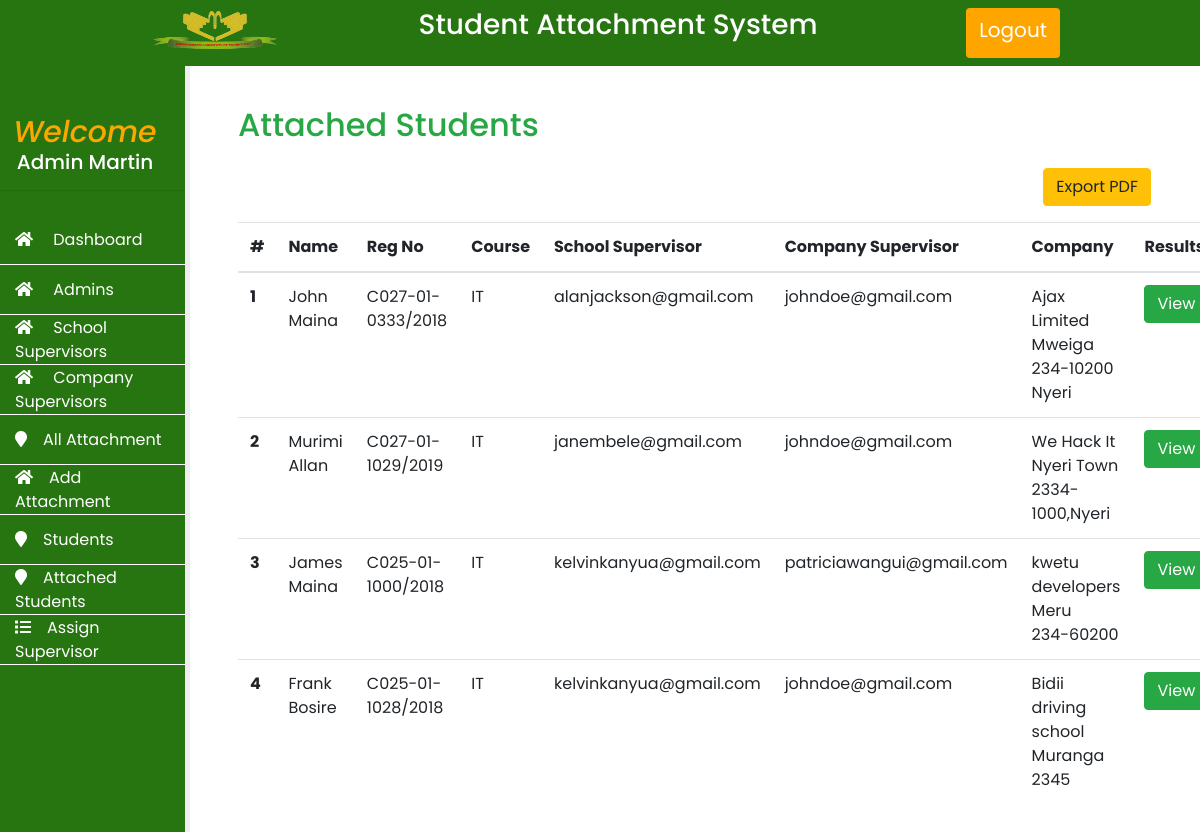
The app's page /users/admin/attachedstudents.php (signed in), older data.
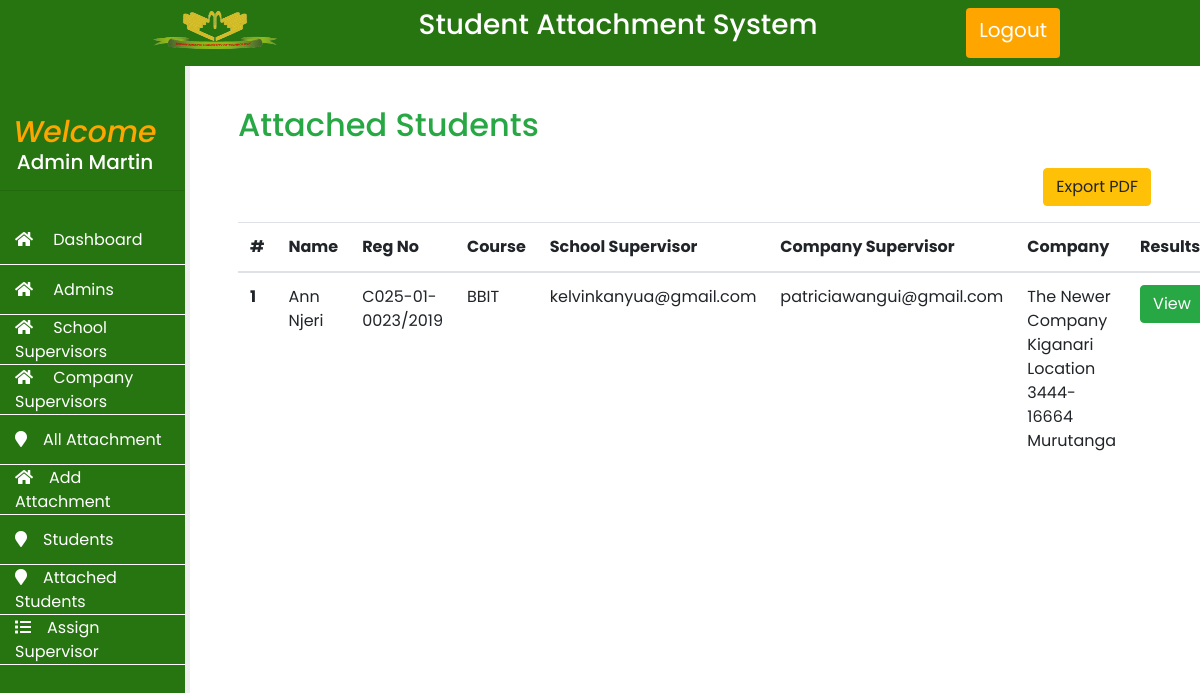
The same page, newer data.
### tables this page shows
CREATE TABLE `tbl_registered_attachments` (
  `id` int(11) NOT NULL,
  `studentid` varchar(200) NOT NULL,
  `companyname` varchar(200) NOT NULL,
  `companylocation` varchar(200) NOT NULL,
  `companyaddress` varchar(200) NOT NULL,
  `companycontact` varchar(200) NOT NULL,
  `role` varchar(200) NOT NULL,
  `duration` varchar(200) NOT NULL,
  `startdate` date NOT NULL
);

CREATE TABLE `students` (
  `id` int(11) NOT NULL,
  `uniqueid` varchar(255) NOT NULL,
  `fname` varchar(255) NOT NULL,
  `lname` varchar(255) NOT NULL,
  `regno` varchar(255) NOT NULL,
  `password` varchar(255) NOT NULL,
  `supervisor` varchar(200) NOT NULL DEFAULT '',
  `csupervisor` varchar(200) NOT NULL DEFAULT '',
  `course` varchar(200) NOT NULL,
  `year` int(11) NOT NULL
);

### users/admin/functions_all.php (the view, shortened to what this page needs)
        <?php
function getAttachedStudents()
{
    include "includes/config.php";
    $result = mysqli_query($conn, "SELECT students.*, tbl_registered_attachments.* FROM students INNER JOIN `tbl_registered_attachments` ON students.uniqueid = tbl_registered_attachments.studentid");
    if (mysqli_num_rows($result) > 0) {
        $count = 0;
        while ($row = mysqli_fetch_assoc($result)) {
            $count++;
        ?>
            <tr>
                <th><?php echo $count ?></th>
                <td><?php echo $row['fname'] ." ". $row['lname'] ?></td>
                <td><?php echo $row['regno'] ?></td>
                <td><?php echo $row['course'] ?></td>
                <td><?php echo $row['supervisor'] ?></td>
                <td><?php echo $row['csupervisor'] ?></td>
                <td><?php echo $row['companyname']."<br>". $row['companylocation']."<br>". $row['companyaddress']?></td>
                <td><a href="attachedstudents.php?studentid=<?php echo $row['uniqueid'] ?>" class="btn btn-success">View</a></td>
            </tr>
        <?php
        }
    } else {
        echo "<tr><td>No student</td></tr>";
    }
}
        ?>

### users/admin/includes/header.php (shortened to what this page needs)
<!DOCTYPE html>
<html>
<head>
  <link rel="stylesheet" href="https://cdnjs.cloudflare.com/ajax/libs/font-awesome/5.15.2/css/all.min.css" />
  <link rel="stylesheet" type="text/css" media="screen" href="css/bootstrap.min.css" />
  <link rel="stylesheet" type="text/css" media="screen" href="css/login.css" />
  <link rel="stylesheet" type="text/css" media="screen" href="css/index.css" />
</head>
<body>
  <div class="main-wrapper">
    <header class="py-2">
      <div class="logo">
        <img src="images/logo.png" class="img-responsive" alt="logo" style="float:left;width:150px; height:50px;position:relative;left:20px">
      </div>
      <h3 class="text-white">Student Attachment System</h3>
      <div class="nav">
        <a href="logout.php" class="btn" style="background-color: orange;" tyle="background-color: orange;">Logout</a>
      </div>
    </header>

### users/admin/attachedstudents.php (shortened to what this page needs)
<?php
include "functions_all.php";
include "includes/header.php";
?>
<section class="content row">
    <?php include "includes/sidebar.php"; ?>
    <div class="col col-sm-12 col-md-8 col-lg-10 main-content py-4 px-5">
        <div class="row mt-3">
            <?php if(!isset($_GET["studentid"])): ?>
            <div class="col">
                <h2 class="text-success">Attached Students</h2>
                <div class="d-flex justify-content-end">
                    <a href="pdfs/attachedstudents.php" target="_blank" class="m-3 btn btn-warning"><i class="fa fa-pdf" aria-hidden="true"></i>Export PDF</a>
                </div>
                <table class="table">
                    <thead>
                        <tr>
                            <th scope="col">#</th>
                            <th scope="col">Name</th>
                            <th scope="col">Reg No</th>
                            <th scope="col">Course</th>
                            <th scope="col">School Supervisor</th>
                            <th scope="col">Company Supervisor</th>
                            <th scope="col">Company</th>
                            <th scope="col">Results</th>
                        </tr>
                    </thead>
                    <tbody>
                        <?php
                            getAttachedStudents();
                        ?>
                    </tbody>
                </table>
            </div>
            <?php endif ?>
        </div>
    </div>
</section>
</body>
</html>

### users/admin/includes/sidebar.php
<?php
include "config.php";
$aid  = $_SESSION['adminid'];
$result = mysqli_query($conn, "SELECT * FROM admins where uniqueid = '$aid' ") or die($conn->error);
$array = mysqli_fetch_assoc($result);
?>
<div class="col col-sm-12 col-md-4 col-lg-2 sidebar py-5">
    <h5 class="text-center text-white">
        <span style="color: orange;font-style: italic;font-size: 30px;"> Welcome </span><?php echo $array['firstname'] . " " . $array['lastname']  ?>
    </h5>
    <hr>
    <div class="side-nav py-2">
        <a href="index.php" class="side-nav-item">
            <div> <i class="fa fa-home mr-3" aria-hidden="true"></i> Dashboard</div>
        </a>
        <a href="admins.php" class="side-nav-item">
            <div> <i class="fa fa-home mr-3" aria-hidden="true"></i> Admins</div>
        </a>
        <a href="schoolsupervisors.php" class="side-nav-item">
            <div> <i class="fa fa-home mr-3" aria-hidden="true"></i> School Supervisors</div>
        </a>
        <a href="companysupervisors.php" class="side-nav-item">
            <div> <i class="fa fa-home mr-3" aria-hidden="true"></i> Company Supervisors</div>
        </a>
        <a href="attachments.php" class="side-nav-item">
            <div><i class="fa fa-map-marker mr-3" aria-hidden="true"></i>All Attachment</div>
        </a>
        <a href="addattachment.php" class="side-nav-item">
            <div> <i class="fa fa-home mr-3" aria-hidden="true"></i>Add Attachment</div>
        </a>
        <a href="students.php" class="side-nav-item">
            <div><i class="fa fa-map-marker mr-3" aria-hidden="true"></i>Students</div>
        </a>
        <a href="attachedstudents.php" class="side-nav-item">
            <div><i class="fa fa-map-marker mr-3" aria-hidden="true"></i>Attached Students</div>
        </a>
        <a href="assignsupervisor.php" class="side-nav-item">
            <div><i class="fa fa-list mr-3" aria-hidden="true"></i>Assign Supervisor</div>
        </a>
    </div>
</div>

### users/admin/css/login.css (style rules this page uses)
*, a:hover { text-decoration: none; }

### users/admin/css/index.css (style rules this page uses)
* { margin: 0; padding: 0; box-sizing: border-box; text-decoration: none; font-family: "Poppins", sans-serif; }
body { min-height: 100vh; background: #f7f7f7; overflow-x: hidden; }
header { display: flex; justify-content: space-between; padding: 20px 40px; box-shadow: 0 0 128px 0 rgba(0, 0, 0, 0.1), 0 32px 64px -48px rgba(0, 0, 0, 0.5); background-color: #277510; }
header .logo { color: #fff; }
header .nav { display: flex; }
header .nav a { margin-right: 20px; color: #fff; font-size: 20px; }
.sidebar, .main-content { background-color: #fff; min-height: 90vh; }
.sidebar { border-right: 5px solid #eee; background-color: #277510; padding: 0px; }
.side-nav-item { margin: 0; height: 50px; display: flex; align-items: center; justify-content: left; color: #fff; padding-left: 20px; border-bottom: 1px solid #fff; padding: 20px; padding-left: 30px; }
@media screen and (min-width: 800px) { .main, header { padding-left: 10vw; padding-right: 10vw; } }

Row changes from the older to the newer data that the page shows:
removed tbl_registered_attachments: students.fname "John", students.lname "Maina", students.regno "C027-01-0333/2018", students.course "IT", students.supervisor "alanjackson@gmail.com", students.csupervisor "johndoe@gmail.com", companyname "Ajax Limited", companylocation "Mweiga", companyaddress "234-10200 Nyeri"
removed tbl_registered_attachments: students.fname "Murimi", students.lname "Allan", students.regno "C027-01-1029/2019", students.course "IT", students.supervisor "janembele@gmail.com", students.csupervisor "johndoe@gmail.com", companyname "We Hack It", companylocation "Nyeri Town", companyaddress "2334-1000,Nyeri"
removed tbl_registered_attachments: students.fname "James", students.lname "Maina", students.regno "C025-01-1000/2018", students.course "IT", students.supervisor "kelvinkanyua@gmail.com", students.csupervisor "patriciawangui@gmail.com", companyname "kwetu developers", companylocation "Meru", companyaddress "234-60200"
removed tbl_registered_attachments: students.fname "Frank", students.lname "Bosire", students.regno "C025-01-1028/2018", students.course "IT", students.supervisor "kelvinkanyua@gmail.com", students.csupervisor "johndoe@gmail.com", companyname "Bidii driving school", companylocation "Muranga", companyaddress "2345"
added tbl_registered_attachments: students.fname "Ann", students.lname "Njeri", students.regno "C025-01-0023/2019", students.course "BBIT", students.supervisor "kelvinkanyua@gmail.com", students.csupervisor "patriciawangui@gmail.com", companyname "The Newer Company", companylocation "Kiganari Location", companyaddress "3444-16664 Murutanga"
